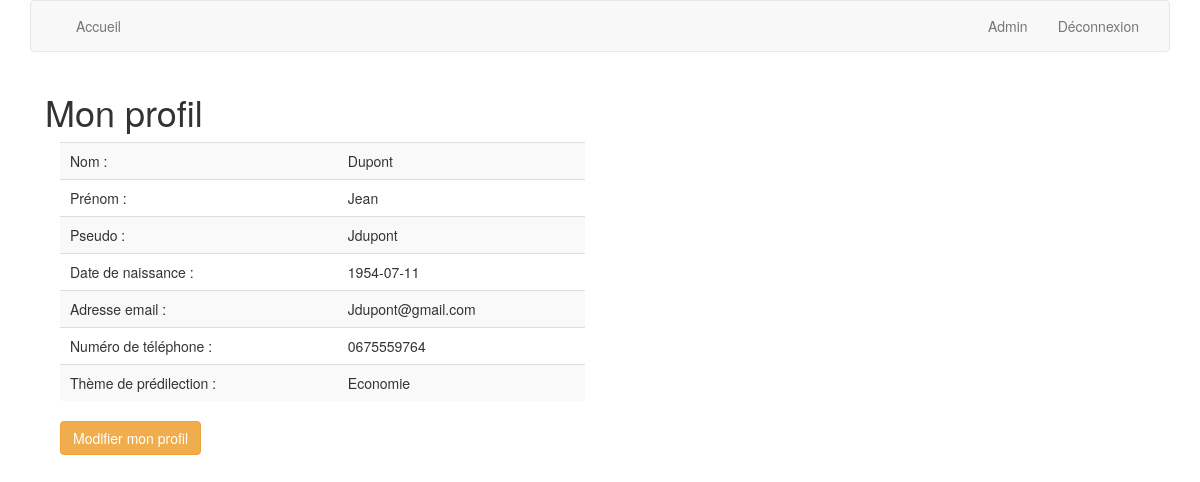
Screenshot of /user_profil/profil.php?id=2 with the database file from the repository.
### tables this page shows
CREATE TABLE `users_info` (
  `id` int(11) NOT NULL,
  `LastName` varchar(50) NOT NULL,
  `FirstName` varchar(50) NOT NULL,
  `UserName` varchar(50) NOT NULL,
  `DoB` date NOT NULL,
  `Email` varchar(50) NOT NULL,
  `Password` varchar(50) NOT NULL,
  `TelephoneNb` varchar(50) NOT NULL,
  `Favs` varchar(500) NOT NULL,
  `Status` varchar(20) NOT NULL
);

### user_profil/profil.php (the view, shortened to what this page needs)
<?php
	require("../include/bdd.inc.php");
$themes = array
('Economie','Philosophie','Histoire','People','Géographie','Politique');
	$getOneProfil=$bdd->prepare("SELECT * FROM users_info WHERE id=:id");
	$getOneProfil->bindValue(":id", htmlspecialchars($_GET['id']), PDO::PARAM_STR);
	$getOneProfil->execute();
	$userInfo = $getOneProfil->fetch(PDO::FETCH_ASSOC);
?>
<!DOCTYPE html>
<html lang="fr">
<head>
	<link rel="stylesheet" href="style/style.css">
	<link rel="stylesheet" href="https://maxcdn.bootstrapcdn.com/bootstrap/3.3.7/css/bootstrap.min.css">
	<link rel="stylesheet" type="text/css" href="//cdn.datatables.net/1.10.15/css/jquery.dataTables.css">
    </head>
    <body>
    <div class="container">
	<?php include('../include/navBo.php'); ?>
    	<div class="container-fluid">
			<h1>Mon profil </h1>
			<div id="tableau" class="col-sm-6">
				<table id="myTable" class="table table-striped table-hover table-responsive">
					<tbody>
						<tr>
							<td> Nom :  </td>
							<td> <?php echo htmlspecialchars($userInfo['LastName']);?> </td>
						</tr>
						<tr>
							<td> Prénom :  </td>
							<td> <?php echo htmlspecialchars($userInfo['FirstName']);?> </td>
						</tr>
						<tr>
							<td> Pseudo :  </td>
							<td> <?php echo htmlspecialchars($userInfo['UserName']);?> </td>
						</tr>
						<tr>
							<td> Date de naissance : </td>
							<td> <?php echo htmlspecialchars($userInfo['DoB']);?> </td>
						</tr>
						<tr>
							<td> Adresse email : </td>
							<td> <?php echo htmlspecialchars($userInfo['Email']);?> </td>
						</tr>
						<tr>
							<td> Numéro de téléphone :  </td>
							<td> <?php echo htmlspecialchars($userInfo['TelephoneNb']);?> </td>
						</tr>
						<tr>
							<td> Thème de prédilection : </td>
							<td> <?php echo htmlspecialchars($themes[$userInfo['Favs']]);?> </td>
						</tr>
					</tbody>
				</table>
				<br>
					<a href='editProfil.php?id=<?php echo htmlspecialchars($userInfo["id"]);?>'><button type="submit" class="btn btn-warning"> Modifier mon profil </button></a>
			</div>
		</div>
	</div>
    </body>
    </html>

### rows the page displays
users_info: LastName "Dupont", FirstName "Jean", UserName "Jdupont", DoB "1954-07-11", Email "Jdupont@gmail.com", TelephoneNb "0675559764", Favs "Economie"
